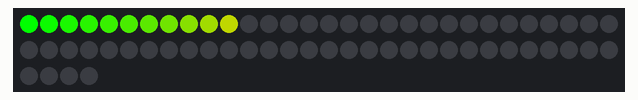
Recording of a program running on a simulated Raspberry Pi (BCM pin numbers). Shown: 64 RGB LEDs in strip order, left to right, continuing on the next row. Dim RGB values are drawn brighter than linear.

Above: at 1.09 s.
At 6.68 s:
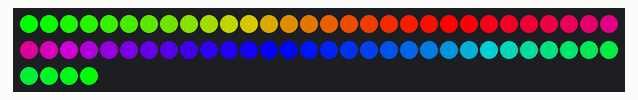
At 12.2 s:
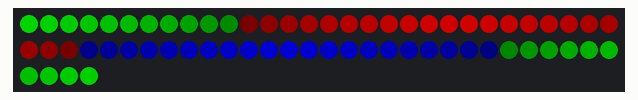
At 13.11 s:
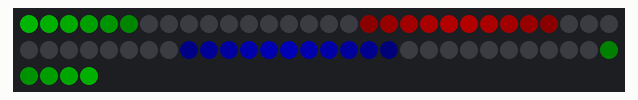
At 14.02 s:
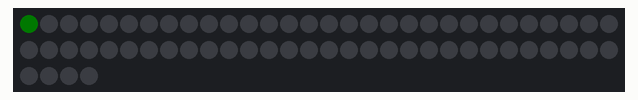
At 39.77 s:
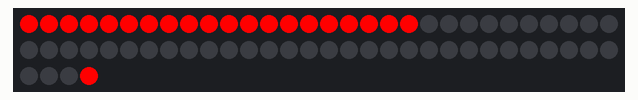

The program:

adafruit_01.py
```python
# Simple demo of of the WS2801/SPI-like addressable RGB LED lights.
import time
import RPi.GPIO as GPIO

# Import the WS2801 module.
import Adafruit_WS2801
import Adafruit_GPIO.SPI as SPI


# Configure the count of pixels:
PIXEL_COUNT = 64

# Alternatively specify a hardware SPI connection on /dev/spidev0.0:
SPI_PORT   = 0
SPI_DEVICE = 0
pixels = Adafruit_WS2801.WS2801Pixels(PIXEL_COUNT, spi=SPI.SpiDev(SPI_PORT, SPI_DEVICE), gpio=GPIO)


# Define the wheel function to interpolate between different hues.
def wheel(pos):
    if pos < 85:
        return Adafruit_WS2801.RGB_to_color(pos * 3, 255 - pos * 3, 0)
    elif pos < 170:
        pos -= 85
        return Adafruit_WS2801.RGB_to_color(255 - pos * 3, 0, pos * 3)
    else:
        pos -= 170
        return Adafruit_WS2801.RGB_to_color(0, pos * 3, 255 - pos * 3)

# Define rainbow cycle function to do a cycle of all hues.
def rainbow_cycle_successive(pixels, wait=0.1):
    for i in range(pixels.count()):
        # tricky math! we use each pixel as a fraction of the full 96-color wheel
        # (thats the i / strip.numPixels() part)
        # Then add in j which makes the colors go around per pixel
        # the % 96 is to make the wheel cycle around
        pixels.set_pixel(i, wheel(((i * 256 // pixels.count())) % 256) )
        pixels.show()
        if wait > 0:
            time.sleep(wait)

def rainbow_cycle(pixels, wait=0.005):
    for j in range(256): # one cycle of all 256 colors in the wheel
        for i in range(pixels.count()):
            pixels.set_pixel(i, wheel(((i * 256 // pixels.count()) + j) % 256) )
        pixels.show()
        if wait > 0:
            time.sleep(wait)

def rainbow_colors(pixels, wait=0.05):
    for j in range(256): # one cycle of all 256 colors in the wheel
        for i in range(pixels.count()):
            pixels.set_pixel(i, wheel(((256 // pixels.count() + j)) % 256) )
        pixels.show()
        if wait > 0:
            time.sleep(wait)

def brightness_decrease(pixels, wait=0.01, step=1):
    for j in range(int(256 // step)):
        for i in range(pixels.count()):
            r, g, b = pixels.get_pixel_rgb(i)
            r = int(max(0, r - step))
            g = int(max(0, g - step))
            b = int(max(0, b - step))
            pixels.set_pixel(i, Adafruit_WS2801.RGB_to_color( r, g, b ))
        pixels.show()
        if wait > 0:
            time.sleep(wait)

def blink_color(pixels, blink_times=5, wait=0.5, color=(255,0,0)):
    for i in range(blink_times):
        # blink two times, then wait
        pixels.clear()
        for j in range(2):
            for k in range(pixels.count()):
                pixels.set_pixel(k, Adafruit_WS2801.RGB_to_color( color[0], color[1], color[2] ))
            pixels.show()
            time.sleep(0.08)
            pixels.clear()
            pixels.show()
            time.sleep(0.08)
        time.sleep(wait)

def appear_from_back(pixels, color=(255, 0, 0)):
    pos = 0
    for i in range(pixels.count()):
        for j in reversed(range(i, pixels.count())):
            pixels.clear()
            # first set all pixels at the begin
            for k in range(i):
                pixels.set_pixel(k, Adafruit_WS2801.RGB_to_color( color[0], color[1], color[2] ))
            # set then the pixel at position j
            pixels.set_pixel(j, Adafruit_WS2801.RGB_to_color( color[0], color[1], color[2] ))
            pixels.show()
            time.sleep(0.02)


if __name__ == "__main__":
    # Clear all the pixels to turn them off.
    pixels.clear()
    pixels.show()  # Make sure to call show() after changing any pixels!

    rainbow_cycle_successive(pixels, wait=0.1)
    rainbow_cycle(pixels, wait=0.01)

    brightness_decrease(pixels)

    appear_from_back(pixels)

    for i in range(3):
        blink_color(pixels, blink_times = 1, color=(255, 0, 0))
        blink_color(pixels, blink_times = 1, color=(0, 255, 0))
        blink_color(pixels, blink_times = 1, color=(0, 0, 255))


    rainbow_colors(pixels)

    brightness_decrease(pixels)
```
